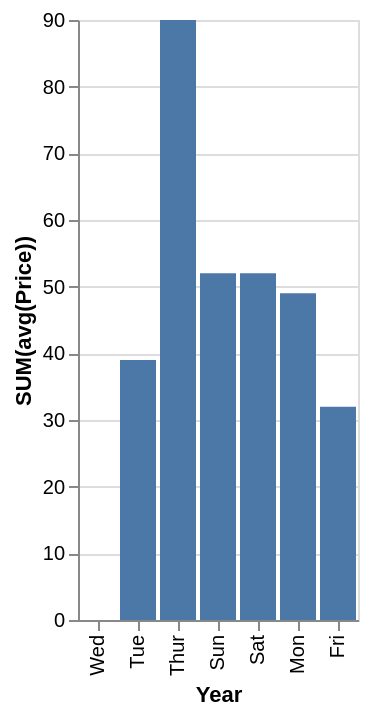

The Vega-Lite source for this figure:
### Vega-Lite specification from a JSON file in a GitHub repository (floating-point values rounded to 4 significant figures)
{"data": {"values": [{"x_data": "Mon", "y_data": 49}, {"x_data": "Tue", "y_data": 39}, {"x_data": "Wed", "y_data": 0}, {"x_data": "Thur", "y_data": 90}, {"x_data": "Fri", "y_data": 32}, {"x_data": "Sat", "y_data": 52}, {"x_data": "Sun", "y_data": 52}]}, "mark": "bar", "encoding": {"x": {"field": "x_data", "type": "nominal", "title": "Year", "sort": "descending"}, "y": {"field": "y_data", "type": "quantitative", "title": "SUM(avg(Price))"}}}
